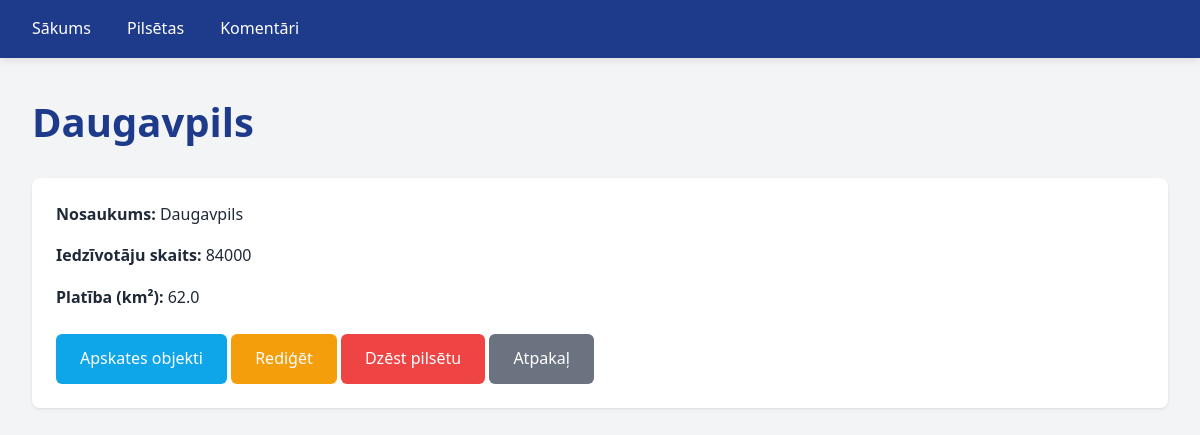
Screenshot of /pilsetas/14 with the database file from the repository.
### tables this page shows
CREATE TABLE pilsetas (
	id INTEGER NOT NULL PRIMARY KEY AUTOINCREMENT,
	nosaukums TEXT NOT NULL,
	statistika_id INTEGER,
	CONSTRAINT pilsetas_statistika_FK FOREIGN KEY (statistika_id) REFERENCES statistika(id) ON DELETE SET NULL
);

CREATE TABLE statistika (
	id INTEGER NOT NULL PRIMARY KEY AUTOINCREMENT
, iedzivotaji INTEGER NOT NULL, platiba REAL NOT NULL);

### app.py (the view)
@app.route("/pilsetas/<int:id>")
def pilseta(id):
    conn = get_db_connection()
    pilseta = conn.execute(
        "SELECT pilsetas.id, nosaukums, iedzivotaji, platiba FROM pilsetas JOIN statistika ON pilsetas.statistika_id = statistika.id WHERE pilsetas.id = ?",
        (id,),
    ).fetchone()
    conn.close()
    return render_template("pilsetas_show.html", pilseta=pilseta)

### app.py (called while the page is built)
def get_db_connection():
    db = Path(__file__).parent / "db.sqlite"
    conn = sqlite3.connect(db)
    conn.row_factory = sqlite3.Row
    return conn

### templates/pilsetas_show.html (shortened to what this page needs)
{% extends "base.html" %}
{% block content %}
  <h1>{{pilseta["nosaukums"]}}</h1>
  <div class="card">
    <p><strong>Nosaukums:</strong> {{pilseta["nosaukums"]}}</p>
    <p><strong>Iedzīvotāju skaits:</strong> {{pilseta["iedzivotaji"]}}</p>
    <p><strong>Platība (km²):</strong> {{pilseta["platiba"]}}</p>
    <div class="mt-3">
      <a href="/pilsetas/{{pilseta['id']}}/objekti" class="btn btn-info">Apskates objekti</a>
      <a href="/pilsetas/{{pilseta['id']}}/edit" class="btn btn-warning">Rediģēt</a>
      <a href="/pilsetas/{{pilseta['id']}}/dzest" class="btn btn-danger">Dzēst pilsētu</a>
      <a href="/pilsetas" class="btn btn-secondary">Atpakaļ</a>
    </div>
  </div>
{% endblock %}

### static/style.css (style rules this page uses)
* { margin: 0; padding: 0; box-sizing: border-box; }
:root { --primary-color: #1e3a8a; --secondary-color: #0ea5e9; --accent-color: #f97316; --text-color: #1f2937; --light-bg: #f3f4f6; --white: #ffffff; --border-color: #e5e7eb; --success-color: #10b981; --danger-color: #ef4444; }
body { font-family: 'Segoe UI', Tahoma, Geneva, Verdana, sans-serif; color: var(--text-color); background-color: var(--light-bg); line-height: 1.6; }
h1 { color: var(--primary-color); margin-bottom: 1.5rem; font-size: 2.5rem; }
p { margin-bottom: 1rem; }
button, .btn, a.btn { display: inline-block; padding: 0.75rem 1.5rem; color: var(--white); border: none; border-radius: 0.375rem; font-size: 1rem; font-weight: 500; cursor: pointer; text-decoration: none; transition: all 0.3s ease; }
.btn-danger { background-color: var(--danger-color); }
.btn-secondary { background-color: #6b7280; }
.btn-info { background-color: #0ea5e9; }
.btn-warning { background-color: #f59e0b; }
.card { background-color: var(--white); border-radius: 0.5rem; box-shadow: 0 1px 3px rgba(0, 0, 0, 0.1); padding: 1.5rem; margin-bottom: 1.5rem; transition: box-shadow 0.3s ease, transform 0.3s ease; }
a { color: var(--secondary-color); text-decoration: none; transition: color 0.3s ease; }
.mt-3 { margin-top: 1.5rem; }

### rows the page displays
pilsetas: nosaukums "Daugavpils"
statistika: iedzivotaji "84000", platiba "62.0"
